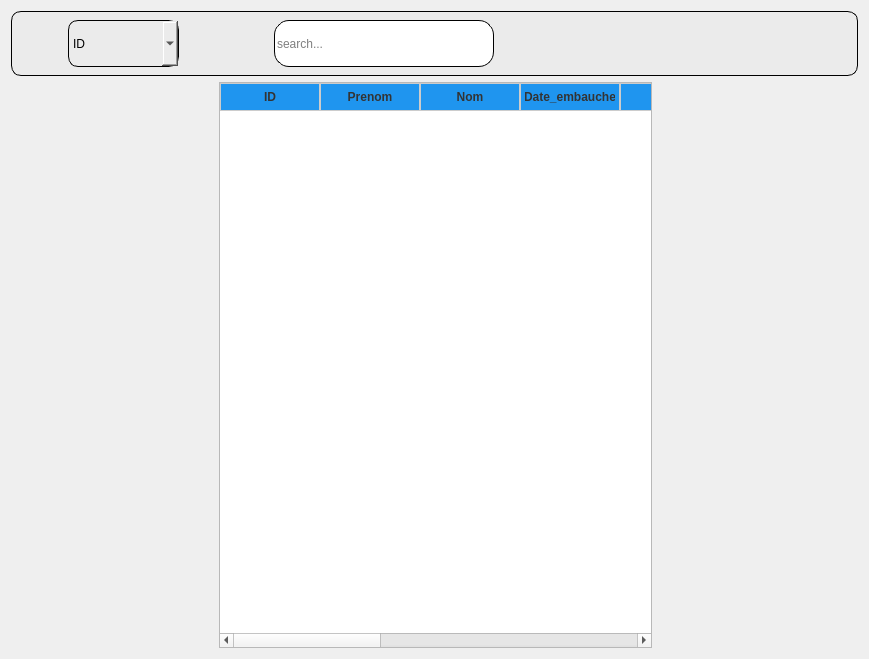
         <widget class="QWidget" name="list_employe">
          <layout class="QGridLayout" name="gridLayout_30">
           <item row="0" column="0" colspan="10">
            <widget class="QWidget" name="widget_12" native="true">
             <property name="minimumSize">
              <size>
               <width>0</width>
               <height>65</height>
              </size>
             </property>
             <property name="maximumSize">
              <size>
               <width>16777215</width>
               <height>65</height>
              </size>
             </property>
             <property name="styleSheet">
              <string notr="true">background-color: rgb(235, 235, 235); /* Couleur de fond */
    border: 1px solid black; /* Couleur de bordure */
    border-radius: 10px; /* Arrondi des coins */
 
</string>
             </property>
             <layout class="QGridLayout" name="gridLayout_24">
              <item row="0" column="0">
               <layout class="QHBoxLayout" name="horizontalLayout_19">
                <property name="spacing">
                 <number>6</number>
                </property>
                <property name="sizeConstraint">
                 <enum>QLayout::SetMinimumSize</enum>
                </property>
                <item>
                 <widget class="QPushButton" name="pushButton_33">
                  <property name="maximumSize">
                   <size>
                    <width>65</width>
                    <height>60</height>
                   </size>
                  </property>
                  <property name="styleSheet">
                   <string notr="true">QPushButton{

 padding-left: 10px;
border:none;

}</string>
                  </property>
                  <property name="text">
                   <string/>
                  </property>
                  <property name="icon">
                   <iconset resource="icon.qrc">
                    <normaloff>:/icon_metierN/ressource/icon_n/icon_metN/filter.png</normaloff>:/icon_metierN/ressource/icon_n/icon_metN/filter.png</iconset>
                  </property>
                  <property name="iconSize">
                   <size>
                    <width>35</width>
                    <height>31</height>
                   </size>
                  </property>
                 </widget>
                </item>
                <item>
                 <widget class="QComboBox" name="comboBox_5">
                  <property name="maximumSize">
                   <size>
                    <width>128</width>
                    <height>60</height>
                   </size>
                  </property>
                  <item>
                   <property name="text">
                    <string>ID</string>
                   </property>
                  </item>
                  <item>
                   <property name="text">
                    <string>Nom</string>
                   </property>
                  </item>
                  <item>
                   <property name="text">
                    <string>Prenom</string>
                   </property>
                  </item>
                  <item>
                   <property name="text">
                    <string>Date_embauche</string>
                   </property>
                  </item>
                  <item>
                   <property name="text">
                    <string>Role</string>
                   </property>
                  </item>
                  <item>
                   <property name="text">
                    <string>Sexe</string>
                   </property>
                  </item>
                  <item>
                   <property name="text">
                    <string>Login</string>
                   </property>
                  </item>
                 </widget>
                </item>
               </layout>
              </item>
              <item row="0" column="1">
               <spacer name="horizontalSpacer_12">
                <property name="orientation">
                 <enum>Qt::Horizontal</enum>
                </property>
                <property name="sizeHint" stdset="0">
                 <size>
                  <width>89</width>
                  <height>20</height>
                 </size>
                </property>
               </spacer>
              </item>
              <item row="0" column="2">
               <layout class="QHBoxLayout" name="horizontalLayout_20">
                <property name="spacing">
                 <number>3</number>
                </property>
                <item>
                 <widget class="QLineEdit" name="lineEdit_5">
                  <property name="minimumSize">
                   <size>
                    <width>220</width>
                    <height>0</height>
                   </size>
                  </property>
                  <property name="maximumSize">
                   <size>
                    <width>250</width>
                    <height>200</height>
                   </size>
                  </property>
                  <property name="palette">
                   <palette>
                    <active>
                     <colorrole role="Button">
                      <brush brushstyle="SolidPattern">
                       <color alpha="255">
                        <red>255</red>
                        <green>255</green>
                        <blue>255</blue>
                       </color>
                      </brush>
                     </colorrole>
                     <colorrole role="Base">
                      <brush brushstyle="SolidPattern">
                       <color alpha="255">
                        <red>255</red>
                        <green>255</green>
                        <blue>255</blue>
                       </color>
                      </brush>
                     </colorrole>
                     <colorrole role="Window">
                      <brush brushstyle="SolidPattern">
                       <color alpha="255">
                        <red>255</red>
                        <green>255</green>
                        <blue>255</blue>
                       </color>
                      </brush>
                     </colorrole>
                    </active>
                    <inactive>
                     <colorrole role="Button">
                      <brush brushstyle="SolidPattern">
                       <color alpha="255">
                        <red>255</red>
                        <green>255</green>
                        <blue>255</blue>
                       </color>
                      </brush>
                     </colorrole>
                     <colorrole role="Base">
                      <brush brushstyle="SolidPattern">
                       <color alpha="255">
                        <red>255</red>
                        <green>255</green>
                        <blue>255</blue>
                       </color>
                      </brush>
                     </colorrole>
                     <colorrole role="Window">
                      <brush brushstyle="SolidPattern">
                       <color alpha="255">
                        <red>255</red>
                        <green>255</green>
                        <blue>255</blue>
                       </color>
                      </brush>
                     </colorrole>
                    </inactive>
                    <disabled>
                     <colorrole role="Button">
                      <brush brushstyle="SolidPattern">
                       <color alpha="255">
                        <red>255</red>
                        <green>255</green>
                        <blue>255</blue>
                       </color>
                      </brush>
                     </colorrole>
                     <colorrole role="Base">
                      <brush brushstyle="SolidPattern">
                       <color alpha="255">
                        <red>255</red>
                        <green>255</green>
                        <blue>255</blue>
                       </color>
                      </brush>
                     </colorrole>
                     <colorrole role="Window">
                      <brush brushstyle="SolidPattern">
                       <color alpha="255">
                        <red>255</red>
                        <green>255</green>
                        <blue>255</blue>
                       </color>
                      </brush>
                     </colorrole>
                    </disabled>
                   </palette>
                  </property>
                  <property name="styleSheet">
                   <string notr="true">/*background-color: rgb(255, 255, 255); 
    border-radius: 15px;  */
 background-color: rgb(255, 255, 255); /* Couleur de fond */
    border-radius: 15px; /* Arrondi des coins */
    border: 1px solid black; /* Bordure de 1px en couleur noire */</string>
                  </property>
                  <property name="text">
                   <string/>
                  </property>
                  <property name="placeholderText">
                   <string>search...</string>
                  </property>
                 </widget>
                </item>
                <item>
                 <widget class="QPushButton" name="pushButton_34">
                  <property name="maximumSize">
                   <size>
                    <width>50</width>
                    <height>50</height>
                   </size>
                  </property>
                  <property name="styleSheet">
                   <string notr="true">QPushButton{

 padding-left: 10px;
border:none;

}</string>
                  </property>
                  <property name="text">
                   <string/>
                  </property>
                  <property name="icon">
                   <iconset resource="icon.qrc">
                    <normaloff>:/icon_metierN/ressource/icon_n/icon_metN/search.png</normaloff>:/icon_metierN/ressource/icon_n/icon_metN/search.png</iconset>
                  </property>
                  <property name="iconSize">
                   <size>
                    <width>33</width>
                    <height>23</height>
                   </size>
                  </property>
                 </widget>
                </item>
               </layout>
              </item>
              <item row="0" column="3">
               <spacer name="horizontalSpacer_13">
                <property name="orientation">
                 <enum>Qt::Horizontal</enum>
                </property>
                <property name="sizeHint" stdset="0">
                 <size>
                  <width>118</width>
                  <height>20</height>
                 </size>
                </property>
               </spacer>
              </item>
              <item row="0" column="4">
               <layout class="QHBoxLayout" name="horizontalLayout_21">
                <item>
                 <layout class="QHBoxLayout" name="horizontalLayout_46"/>
                </item>
                <item>
                 <widget class="QPushButton" name="historique_employe">
                  <property name="styleSheet">
                   <string notr="true">QPushButton{

 padding-left: 10px;
border:none;

}
</string>
                  </property>
                  <property name="text">
                   <string/>
                  </property>
                  <property name="icon">
                   <iconset resource="icon.qrc">
                    <normaloff>:/icon_tabN/ressource/icon_n/icon_tabN/archiver.png</normaloff>:/icon_tabN/ressource/icon_n/icon_tabN/archiver.png</iconset>
                  </property>
                  <property name="iconSize">
                   <size>
                    <width>40</width>
                    <height>40</height>
                   </size>
                  </property>
                 </widget>
                </item>
                <item>
                 <widget class="QPushButton" name="screenshot_employe">
                  <property name="styleSheet">
                   <string notr="true">QPushButton{

 padding-left: 10px;
border:none;

}
</string>
                  </property>
                  <property name="text">
                   <string/>
                  </property>
                  <property name="icon">
                   <iconset resource="icon.qrc">
                    <normaloff>:/icon_metierN/ressource/icon_n/icon_metN/screenshoot.png</normaloff>:/icon_metierN/ressource/icon_n/icon_metN/screenshoot.png</iconset>
                  </property>
                  <property name="iconSize">
                   <size>
                    <width>50</width>
                    <height>50</height>
                   </size>
                  </property>
                 </widget>
                </item>
                <item>
                 <widget class="QPushButton" name="excel_employe">
                  <property name="styleSheet">
                   <string notr="true">QPushButton{

 padding-left: 10px;
border:none;

}</string>
                  </property>
                  <property name="text">
                   <string/>
                  </property>
                  <property name="icon">
                   <iconset resource="icon.qrc">
                    <normaloff>:/icon_metierN/ressource/icon_n/icon_metN/microsoft-excel.png</normaloff>:/icon_metierN/ressource/icon_n/icon_metN/microsoft-excel.png</iconset>
                  </property>
                  <property name="iconSize">
                   <size>
                    <width>40</width>
                    <height>40</height>
                   </size>
                  </property>
                 </widget>
                </item>
                <item>
                 <widget class="QPushButton" name="pdf_employe">
                  <property name="maximumSize">
                   <size>
                    <width>60</width>
                    <height>60</height>
                   </size>
                  </property>
                  <property name="styleSheet">
                   <string notr="true">QPushButton{

 padding-left: 10px;
border:none;

}</string>
                  </property>
                  <property name="text">
                   <string/>
                  </property>
                  <property name="icon">
                   <iconset resource="icon.qrc">
                    <normaloff>:/icon_metierN/ressource/icon_n/icon_metN/pdf-file.png</normaloff>:/icon_metierN/ressource/icon_n/icon_metN/pdf-file.png</iconset>
                  </property>
                  <property name="iconSize">
                   <size>
                    <width>44</width>
                    <height>37</height>
                   </size>
                  </property>
                 </widget>
                </item>
               </layout>
              </item>
             </layout>
            </widget>
           </item>
           <item row="1" column="0">
            <spacer name="verticalSpacer_59">
             <property name="orientation">
              <enum>Qt::Vertical</enum>
             </property>
             <property name="sizeHint" stdset="0">
              <size>
               <width>20</width>
               <height>504</height>
              </size>
             </property>
            </spacer>
           </item>
           <item row="1" column="1">
            <spacer name="verticalSpacer_60">
             <property name="orientation">
              <enum>Qt::Vertical</enum>
             </property>
             <property name="sizeHint" stdset="0">
              <size>
               <width>20</width>
               <height>504</height>
              </size>
             </property>
            </spacer>
           </item>
           <item row="1" column="2">
            <spacer name="verticalSpacer_61">
             <property name="orientation">
              <enum>Qt::Vertical</enum>
             </property>
             <property name="sizeHint" stdset="0">
              <size>
               <width>20</width>
               <height>504</height>
              </size>
             </property>
            </spacer>
           </item>
           <item row="1" column="3">
            <spacer name="verticalSpacer_62">
             <property name="orientation">
              <enum>Qt::Vertical</enum>
             </property>
             <property name="sizeHint" stdset="0">
              <size>
               <width>20</width>
               <height>504</height>
              </size>
             </property>
            </spacer>
           </item>
           <item row="1" column="4">
            <spacer name="verticalSpacer_63">
             <property name="orientation">
              <enum>Qt::Vertical</enum>
             </property>
             <property name="sizeHint" stdset="0">
              <size>
               <width>20</width>
               <height>504</height>
              </size>
             </property>
            </spacer>
           </item>
           <item row="1" column="5">
            <spacer name="verticalSpacer_64">
             <property name="orientation">
              <enum>Qt::Vertical</enum>
             </property>
             <property name="sizeHint" stdset="0">
              <size>
               <width>20</width>
               <height>504</height>
              </size>
             </property>
            </spacer>
           </item>
           <item row="1" column="6">
            <spacer name="verticalSpacer_65">
             <property name="orientation">
              <enum>Qt::Vertical</enum>
             </property>
             <property name="sizeHint" stdset="0">
              <size>
               <width>20</width>
               <height>504</height>
              </size>
             </property>
            </spacer>
           </item>
           <item row="1" column="7">
            <spacer name="verticalSpacer_66">
             <property name="orientation">
              <enum>Qt::Vertical</enum>
             </property>
             <property name="sizeHint" stdset="0">
              <size>
               <width>20</width>
               <height>504</height>
              </size>
             </property>
            </spacer>
           </item>
           <item row="1" column="8">
            <widget class="QTableWidget" name="table_employe">
             <property name="sizePolicy">
              <sizepolicy hsizetype="Expanding" vsizetype="Expanding">
               <horstretch>0</horstretch>
               <verstretch>0</verstretch>
              </sizepolicy>
             </property>
             <property name="minimumSize">
              <size>
               <width>200</width>
               <height>0</height>
              </size>
             </property>
             <property name="maximumSize">
              <size>
               <width>7000</width>
               <height>5000</height>
              </size>
             </property>
             <property name="font">
              <font>
               <weight>50</weight>
               <bold>false</bold>
               <underline>false</underline>
               <strikeout>false</strikeout>
               <kerning>true</kerning>
              </font>
             </property>
             <property name="mouseTracking">
              <bool>false</bool>
             </property>
             <property name="tabletTracking">
              <bool>false</bool>
             </property>
             <property name="styleSheet">
              <string notr="true">QTableView {
     radius:10px;
 
    box-shadow: 0px 5px 10px rgba(0, 0, 0, 0.1); /* Ajouter un effet d'ombre */
} QHeaderView::section {
   background-color: rgb(31, 149, 239);
    color: #333333; /* Couleur du texte de l'en-tête */
    padding: 4px; /* Espace intérieur de l'en-tête */
    border: 1px solid #cccccc; /* Bordure de l'en-tête */
    text-align: left; /* Alignement du texte de l'en-tête */
}
QTableView::item:selected {
    background-color: #4d90fe; /* Couleur de fond de la cellule sélectionnée */
    color: white; /* Couleur du texte de la cellule sélectionnée */
}</string>
             </property>
             <property name="lineWidth">
              <number>1</number>
             </property>
             <property name="sizeAdjustPolicy">
              <enum>QAbstractScrollArea::AdjustIgnored</enum>
             </property>
             <property name="tabKeyNavigation">
              <bool>true</bool>
             </property>
             <property name="showDropIndicator" stdset="0">
              <bool>true</bool>
             </property>
             <property name="dragEnabled">
              <bool>false</bool>
             </property>
             <property name="dragDropOverwriteMode">
              <bool>true</bool>
             </property>
             <property name="alternatingRowColors">
              <bool>true</bool>
             </property>
             <property name="showGrid">
              <bool>true</bool>
             </property>
             <property name="sortingEnabled">
              <bool>false</bool>
             </property>
             <property name="wordWrap">
              <bool>true</bool>
             </property>
             <property name="cornerButtonEnabled">
              <bool>true</bool>
             </property>
             <property name="rowCount">
              <number>0</number>
             </property>
             <attribute name="horizontalHeaderCascadingSectionResizes">
              <bool>false</bool>
             </attribute>
             <attribute name="horizontalHeaderMinimumSectionSize">
              <number>16</number>
             </attribute>
             <attribute name="horizontalHeaderHighlightSections">
              <bool>true</bool>
             </attribute>
             <attribute name="horizontalHeaderShowSortIndicator" stdset="0">
              <bool>false</bool>
             </attribute>
             <attribute name="verticalHeaderVisible">
              <bool>false</bool>
             </attribute>
             <attribute name="verticalHeaderCascadingSectionResizes">
              <bool>true</bool>
             </attribute>
             <column>
              <property name="text">
               <string>ID</string>
              </property>
              <property name="toolTip">
               <string/>
              </property>
              <property name="font">
               <font>
                <weight>75</weight>
                <bold>true</bold>
               </font>
              </property>
              <property name="background">
               <color>
                <red>255</red>
                <green>255</green>
                <blue>255</blue>
               </color>
              </property>
              <property name="foreground">
               <brush brushstyle="Dense1Pattern">
                <color alpha="255">
                 <red>0</red>
                 <green>170</green>
                 <blue>0</blue>
                </color>
               </brush>
              </property>
              <property name="icon">
               <iconset resource="icon.qrc">
                <normaloff>:/icon_ajout_P_N/ressource/icon_n/icon_ajoutPn/key.png</normaloff>:/icon_ajout_P_N/ressource/icon_n/icon_ajoutPn/key.png</iconset>
              </property>
             </column>
             <column>
              <property name="text">
               <string>Prenom</string>
              </property>
              <property name="font">
               <font>
                <weight>75</weight>
                <bold>true</bold>
               </font>
              </property>
              <property name="foreground">
               <brush brushstyle="SolidPattern">
                <color alpha="255">
                 <red>0</red>
                 <green>170</green>
                 <blue>0</blue>
                </color>
               </brush>
              </property>
              <property name="icon">
               <iconset resource="icon.qrc">
                <normaloff>:/icon_ajout_P_N/ressource/icon_n/icon_ajoutPn/pen.png</normaloff>:/icon_ajout_P_N/ressource/icon_n/icon_ajoutPn/pen.png</iconset>
              </property>
             </column>
             <column>
              <property name="text">
               <string>Nom</string>
              </property>
              <property name="font">
               <font>
                <weight>75</weight>
                <bold>true</bold>
               </font>
              </property>
              <property name="foreground">
               <brush brushstyle="SolidPattern">
                <color alpha="255">
                 <red>0</red>
                 <green>170</green>
                 <blue>0</blue>
                </color>
               </brush>
              </property>
              <property name="icon">
               <iconset resource="icon.qrc">
                <normaloff>:/icon_ajout_P_N/ressource/icon_n/icon_ajoutPn/pen.png</normaloff>:/icon_ajout_P_N/ressource/icon_n/icon_ajoutPn/pen.png</iconset>
              </property>
             </column>
             <column>
              <property name="text">
               <string>Date_embauche</string>
              </property>
              <property name="font">
               <font>
                <weight>75</weight>
                <bold>true</bold>
               </font>
              </property>
              <property name="foreground">
               <brush brushstyle="SolidPattern">
                <color alpha="255">
                 <red>0</red>
                 <green>170</green>
                 <blue>0</blue>
                </color>
               </brush>
              </property>
              <property name="icon">
               <iconset resource="icon.qrc">
                <normaloff>:/icon_ajout_P_N/ressource/icon_n/icon_ajoutPn/date.png</normaloff>:/icon_ajout_P_N/ressource/icon_n/icon_ajoutPn/date.png</iconset>
              </property>
             </column>
             <column>
              <property name="text">
               <string>Role</string>
              </property>
              <property name="font">
               <font>
                <weight>75</weight>
                <bold>true</bold>
               </font>
              </property>
              <property name="foreground">
               <brush brushstyle="SolidPattern">
                <color alpha="255">
                 <red>0</red>
                 <green>170</green>
                 <blue>0</blue>
                </color>
               </brush>
              </property>
              <property name="icon">
               <iconset resource="icon.qrc">
                <normaloff>:/icon_tabN/ressource/icon_n/icon_tabN/role.png</normaloff>:/icon_tabN/ressource/icon_n/icon_tabN/role.png</iconset>
              </property>
             </column>
             <column>
              <property name="text">
               <string>Sexe</string>
              </property>
              <property name="font">
               <font>
                <weight>75</weight>
                <bold>true</bold>
               </font>
              </property>
              <property name="foreground">
               <brush brushstyle="SolidPattern">
                <color alpha="255">
                 <red>0</red>
                 <green>170</green>
                 <blue>0</blue>
                </color>
               </brush>
              </property>
              <property name="icon">
               <iconset resource="icon.qrc">
                <normaloff>:/icon_ajout_P_N/ressource/icon_n/icon_ajoutPn/gender.png</normaloff>:/icon_ajout_P_N/ressource/icon_n/icon_ajoutPn/gender.png</iconset>
              </property>
             </column>
             <column>
              <property name="text">
               <string>Login</string>
              </property>
              <property name="font">
               <font>
                <weight>75</weight>
                <bold>true</bold>
               </font>
              </property>
              <property name="foreground">
               <brush brushstyle="SolidPattern">
                <color alpha="255">
                 <red>0</red>
                 <green>170</green>
                 <blue>0</blue>
                </color>
               </brush>
              </property>
              <property name="icon">
               <iconset resource="icon.qrc">
                <normaloff>:/icon_ajout_P_N/ressource/icon_n/icon_ajoutPn/folder.png</normaloff>:/icon_ajout_P_N/ressource/icon_n/icon_ajoutPn/folder.png</iconset>
              </property>
             </column>
             <column>
              <property name="text">
               <string>Password</string>
              </property>
              <property name="font">
               <font>
                <weight>75</weight>
                <bold>true</bold>
               </font>
              </property>
              <property name="foreground">
               <brush brushstyle="NoBrush">
                <color alpha="255">
                 <red>0</red>
                 <green>170</green>
                 <blue>0</blue>
                </color>
               </brush>
              </property>
              <property name="icon">
               <iconset resource="icon.qrc">
                <normaloff>:/icon_tabN/ressource/icon_n/icon_tabN/padlock.png</normaloff>:/icon_tabN/ressource/icon_n/icon_tabN/padlock.png</iconset>
              </property>
             </column>
             <column>
              <property name="text">
               <string>Question</string>
              </property>
              <property name="font">
               <font>
                <weight>75</weight>
                <bold>true</bold>
               </font>
              </property>
              <property name="foreground">
               <brush brushstyle="NoBrush">
                <color alpha="255">
                 <red>0</red>
                 <green>170</green>
                 <blue>0</blue>
                </color>
               </brush>
              </property>
              <property name="icon">
               <iconset resource="icon.qrc">
                <normaloff>:/icon_metierN/ressource/icon_n/icon_metN/search.png</normaloff>:/icon_metierN/ressource/icon_n/icon_metN/search.png</iconset>
              </property>
             </column>
             <column>
              <property name="text">
               <string>Réponse</string>
              </property>
              <property name="font">
               <font>
                <weight>75</weight>
                <bold>true</bold>
               </font>
              </property>
              <property name="foreground">
               <brush brushstyle="NoBrush">
                <color alpha="255">
                 <red>0</red>
                 <green>170</green>
                 <blue>0</blue>
                </color>
               </brush>
              </property>
              <property name="icon">
               <iconset resource="icon.qrc">
                <normaloff>:/icon_tabN/ressource/icon_n/icon_tabN/check.png</normaloff>:/icon_tabN/ressource/icon_n/icon_tabN/check.png</iconset>
              </property>
             </column>
             <column>
              <property name="text">
               <string>Actions</string>
              </property>
              <property name="font">
               <font>
                <weight>75</weight>
                <bold>true</bold>
               </font>
              </property>
              <property name="foreground">
               <brush brushstyle="NoBrush">
                <color alpha="255">
                 <red>0</red>
                 <green>170</green>
                 <blue>0</blue>
                </color>
               </brush>
              </property>
              <property name="icon">
               <iconset resource="icon.qrc">
                <normaloff>:/icon_ajout_P_N/ressource/icon_n/icon_ajoutPn/law.png</normaloff>:/icon_ajout_P_N/ressource/icon_n/icon_ajoutPn/law.png</iconset>
              </property>
             </column>
            </widget>
           </item>
           <item row="1" column="9">
            <layout class="QVBoxLayout" name="verticalLayout_14">
             <property name="spacing">
              <number>6</number>
             </property>
             <property name="leftMargin">
              <number>0</number>
             </property>
             <property name="topMargin">
              <number>0</number>
             </property>
             <property name="rightMargin">
              <number>0</number>
             </property>
             <property name="bottomMargin">
              <number>9</number>
             </property>
             <item>
              <spacer name="verticalSpacer_67">
               <property name="orientation">
                <enum>Qt::Vertical</enum>
               </property>
               <property name="sizeHint" stdset="0">
                <size>
                 <width>20</width>
                 <height>358</height>
                </size>
               </property>
              </spacer>
             </item>
             <item>
              <widget class="QLabel" name="label_40">
               <property name="minimumSize">
                <size>
                 <width>200</width>
                 <height>199</height>
                </size>
               </property>
               <property name="maximumSize">
                <size>
                 <width>60</width>
                 <height>60</height>
                </size>
               </property>
               <property name="text">
                <string/>
               </property>
               <property name="pixmap">
                <pixmap resource="icon.qrc">:/icon_b/ressource/icon_b/logoflexi.png</pixmap>
               </property>
               <property name="scaledContents">
                <bool>true</bool>
               </property>
              </widget>
             </item>
            </layout>
           </item>
          </layout>
         </widget>
